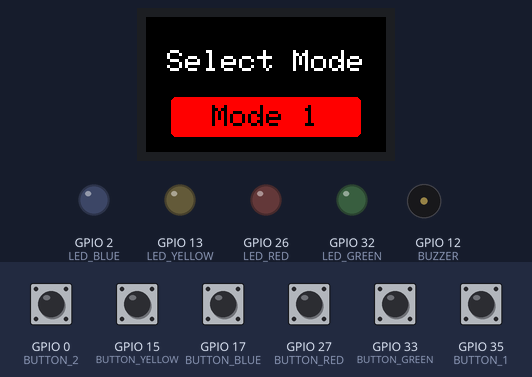
The program below on a simulated ESP32. Shown: 240×135 colour display, output pins drawn as LEDs (lit = HIGH), buzzer (waves = sounding). Dashed ring = blinking. The test bench sets the inputs (shaded band); at power-on: GPIO 0 (BUTTON_2), GPIO 15 (BUTTON_YELLOW), GPIO 17 (BUTTON_BLUE), GPIO 27 (BUTTON_RED), GPIO 33 (BUTTON_GREEN), GPIO 35 (BUTTON_1) HIGH. Random numbers use the default seed unless the program sets one; pins used as bus, display or sensor lines are not drawn; what the program prints to the serial monitor is not drawn.

Above: at 4.0 s.
4.1 s: GPIO 17 (BUTTON_BLUE) pulled LOW for 0.15 s
At 4.39 s:
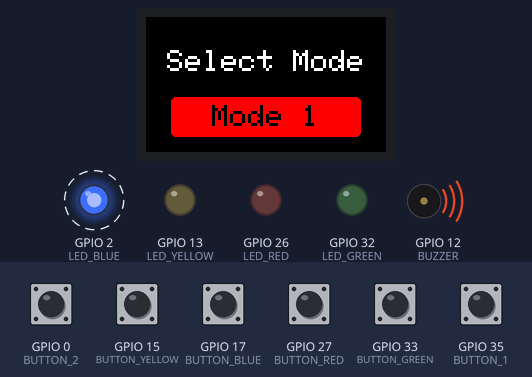
4.8 s: GPIO 15 (BUTTON_YELLOW) pulled LOW for 1 s
At 7.3 s:
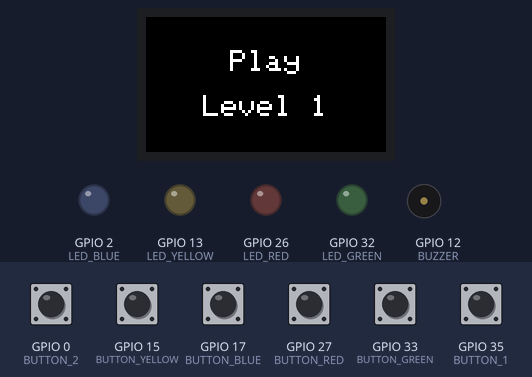
7.9 s: GPIO 27 (BUTTON_RED) pulled LOW for 0.15 s
At 9.3 s:
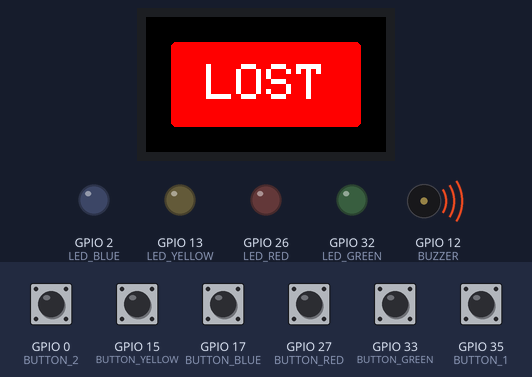
11.0 s: GPIO 33 (BUTTON_GREEN) pulled LOW for 0.15 s
At 11.16 s:
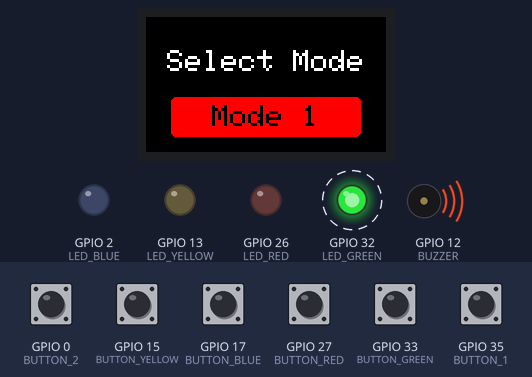
11.7 s: GPIO 15 (BUTTON_YELLOW) pulled LOW for 0.15 s
At 12.5 s:
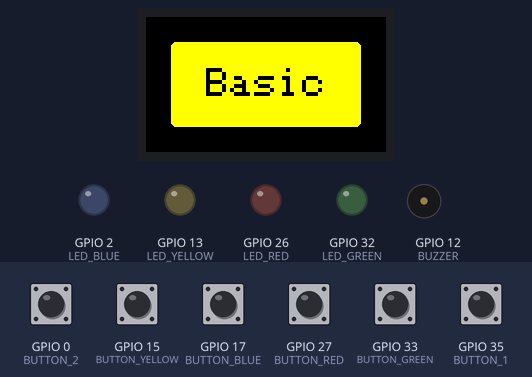
Timing chart, 0 to 13.4 s (numbered marks = the images above; inputs shaded):
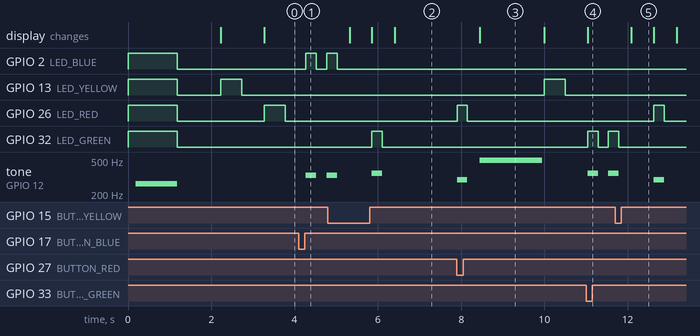

The program:

main.cpp
```cpp
#include <Arduino.h>

#include <TFT_eSPI.h>
#include <SPI.h>
#include "WiFi.h"
#include <Wire.h>
#include <Button2.h>
#include "esp_adc_cal.h"

#ifndef TFT_DISPOFF
#define TFT_DISPOFF 0x28
#endif

#ifndef TFT_SLPIN
#define TFT_SLPIN   0x10
#endif

#define ADC_EN          14
#define ADC_PIN         34
#define BUTTON_1        35
#define BUTTON_2        0

#define LED_BLUE        2
#define LED_RED         26
#define LED_YELLOW      13
#define LED_GREEN       32
#define BUZZER          12

#define BUTTON_BLUE     17
#define BUTTON_YELLOW   15
#define BUTTON_RED      27
#define BUTTON_GREEN    33

#define DO              262
#define RE              294
#define MI              330
#define FA              349
#define SOL             392
#define LA              440
#define SI              494

typedef enum {
  eModeInit,
  eModeBasic,
  eMode1,
  eMode2,
  eModeExpert
}tMode ;
tMode Mode ;

typedef enum {
  eKeyYellow ,
  eKeyRed,
  eKeyBlue,
  eKeyGreen,
  eKeyButton1,
  eKeyButton2
}tKey ;

boolean KeyPressed = false ;
tKey Key ;

TFT_eSPI tft = TFT_eSPI(135, 240); // Invoke custom library

void IRAM_ATTR isr_button1() {
  //KeyPressed = true ;
  //Key = eKeyButton1 ;
  //Serial.println("button Button 1 clicked");
}

void IRAM_ATTR isr_button2() {
  //KeyPressed = true ;
  //Key = eKeyButton2 ;
  //Serial.println("button Button 2 clicked");
}

void IRAM_ATTR isr_red() {
  KeyPressed = true ;
  Key = eKeyRed ;
  //Serial.println("button red clicked");
}

void IRAM_ATTR isr_green() {
  KeyPressed = true ;
  Key = eKeyGreen ;
  //Serial.println("button green clicked");
}

void IRAM_ATTR isr_blue() {
  KeyPressed = true ;
  Key = eKeyBlue ;
  //Serial.println("button blue clicked");
}

void IRAM_ATTR isr_yellow() {
  KeyPressed = true ;
  Key = eKeyYellow ;
  //Serial.println("button yellow clicked");
}

void done() {
	Serial.println("Done!");
}

void setup() {
  Serial.begin(115200);

  ledcSetup(0, 1000, 8);
  ledcAttachPin(BUZZER, 0);
  ledcWrite(0, 0);
  ledcWriteTone (0,0) ;

  pinMode (LED_BLUE,OUTPUT);
  pinMode (BUTTON_BLUE,INPUT_PULLUP);
  digitalWrite (LED_BLUE,1) ;
  attachInterrupt(BUTTON_BLUE, isr_blue, FALLING);

  pinMode (LED_YELLOW,OUTPUT);
  pinMode (BUTTON_YELLOW,INPUT_PULLUP);
  digitalWrite (LED_YELLOW,1) ;
  attachInterrupt(BUTTON_YELLOW, isr_yellow, FALLING);

  pinMode (LED_RED,OUTPUT);
  pinMode (BUTTON_RED,INPUT_PULLUP);
  digitalWrite (LED_RED,1) ;
  attachInterrupt(BUTTON_RED, isr_red, FALLING);

  pinMode (LED_GREEN,OUTPUT);
  pinMode (BUTTON_GREEN,INPUT_PULLUP);
  digitalWrite (LED_GREEN,1) ;
  attachInterrupt(BUTTON_GREEN, isr_green, FALLING);

  pinMode (BUTTON_1,INPUT_PULLUP);
  attachInterrupt(BUTTON_1, isr_button1, FALLING);

  pinMode (BUTTON_2,INPUT_PULLUP);
  attachInterrupt(BUTTON_2, isr_button2, FALLING);


  tft.init();
  tft.setRotation(1);
  tft.fillScreen(TFT_BLACK);
  tft.setTextSize(2);
  tft.setTextColor(TFT_WHITE);
  tft.setCursor(0, 0);
  tft.setTextDatum(MC_DATUM);
  tft.setTextSize(1);

  if (TFT_BL > 0) { // TFT_BL has been set in the TFT_eSPI library in the User Setup file TTGO_T_Display.h
        pinMode(TFT_BL, OUTPUT); // Set backlight pin to output mode
        digitalWrite(TFT_BL, TFT_BACKLIGHT_ON); // Turn backlight on. TFT_BACKLIGHT_ON has been set in the TFT_eSPI library in the User Setup file TTGO_T_Display.h
  }

  tft.setSwapBytes(true);
  tft.setTextSize(5);
  tft.drawString("SIMON",  tft.width() / 2, tft.height() / 2 );

  ledcWriteTone (0,DO) ;
  sleep (1) ;
  ledcWriteTone (0,0) ;
  Serial.println("Start");
  Serial.print ("Running on core : ") ;
  Serial.println(xPortGetCoreID());

  digitalWrite (LED_BLUE,0) ;
  digitalWrite (LED_RED,0) ;
  digitalWrite (LED_YELLOW,0) ;
  digitalWrite (LED_GREEN,0) ;
  sleep (1) ;

}

void SetLed ( int led , boolean state)
{
  if (state)
  {
    digitalWrite (led,1) ;
    switch (led)
    {
      case LED_YELLOW :  ledcWriteTone (0,DO) ; break ;
      case LED_RED    :  ledcWriteTone (0,RE) ; break ;
      case LED_BLUE   :  ledcWriteTone (0,MI) ; break ;
      case LED_GREEN  :  ledcWriteTone (0,FA) ; break ;
    }
  }
  else
  {
    ledcWriteTone (0,0) ;
    digitalWrite (led,0) ;

  }
  usleep (250000) ;
}


void ModeBasic(void)
{
  int Level = 0 ;
  String Sequence = "" ;
  boolean pass = true ;
  String  StrLevel = "" ;
  tft.fillScreen(TFT_BLACK) ;
  tft.fillRoundRect (25 , 25, tft.width()  - 50 , tft.height() - 50 , 5 , TFT_YELLOW) ;
  tft.setTextColor (TFT_BLACK) ;
  tft.setTextSize(4);
  tft.drawString("Basic",  tft.width() / 2, tft.height() /2);

  usleep (500000) ;

  do {
    Level ++ ;
    StrLevel = "Level " + String (Level) ;
    Sequence += String (random(0, 4)) ;

    tft.fillScreen(TFT_BLACK) ;
    tft.setTextColor (TFT_WHITE) ;
    tft.setTextSize(3);
    tft.drawString("Listen",  tft.width() / 2, tft.height() * 1 /3);
    tft.drawString(StrLevel,  tft.width() / 2, tft.height() * 2 /3);

    Serial.print ("(") ;
    Serial.print (Sequence.length()) ;
    Serial.print (")") ;
    Serial.println (Sequence) ;


    for ( int i = 0 ;  i < Sequence.length() ; i ++)
    {
      char dis =  Sequence.charAt (i) - '0' ;
      switch (dis) {
        case 0 :
          SetLed (LED_YELLOW, true) ;
          SetLed (LED_YELLOW, false) ;
          break ;
        case 1 :
          SetLed (LED_RED, true) ;
          SetLed (LED_RED, false) ;
          break ;
        case 2 :
          SetLed (LED_BLUE, true) ;
          SetLed (LED_BLUE, false) ;
          break ;
        case 3 :
          SetLed (LED_GREEN, true) ;
          SetLed (LED_GREEN, false) ;
          break ;
      }
    }

    tft.fillScreen(TFT_BLACK) ;
    tft.setTextColor (TFT_WHITE) ;
    tft.setTextSize(3);
    tft.drawString("Play",  tft.width() / 2, tft.height() * 1 /3);
    tft.drawString(StrLevel,  tft.width() / 2, tft.height() * 2 /3);

    for ( int i = 0 ;  (i < Sequence.length() && (pass)); i ++)
    {
      char received = -1;
      char dis =  Sequence.charAt (i) - '0' ;
      while (!KeyPressed ) {usleep (1000) ; }
      received = -1 ;
      switch (Key)
      {
        case eKeyYellow : received = 0 ; break ;
        case eKeyRed    : received = 1 ; break ;
        case eKeyBlue   : received = 2 ; break ;
        case eKeyGreen  : received = 3 ; break ;
        default : received = -1 ;
      }
      Serial.printf ("%d : %d \r\n", dis , received) ;
      switch (received)
      {
        case 0 :
          SetLed (LED_YELLOW, true) ;
          SetLed (LED_YELLOW, false) ;
          break ;
        case 1 :
          SetLed (LED_RED, true) ;
          SetLed (LED_RED, false) ;
          break ;
        case 2 :
          SetLed (LED_BLUE, true) ;
          SetLed (LED_BLUE, false) ;
          break ;
        case 3 :
          SetLed (LED_GREEN, true) ;
          SetLed (LED_GREEN, false) ;
          break ;
      }
      KeyPressed = false ;
      if ( dis != received) {
        pass = false ;
        tft.fillScreen(TFT_BLACK) ;
        tft.fillRoundRect (25 , 25, tft.width()  - 50 , tft.height() - 50 , 5 , TFT_RED );
        tft.setTextColor (TFT_WHITE) ;
        tft.setTextSize(5);
        tft.drawString("LOST",  tft.width() / 2, tft.height() /2);
        ledcWriteTone (0,SI) ;
        usleep (1500000) ;
        ledcWriteTone (0,0) ;
      }
    }
  } while (pass) ;

  Mode = eModeInit ;
}

void Mode1 (void)
{
  Mode = eModeInit ;
}

void Mode2 (void)
{
  Mode = eModeInit ;
}

void ModeExpert (void)
{
  Mode = eModeInit ;
}


void ModeSelect(void)
{
  for ( int i = 0 ; ((i < 4) && !KeyPressed) ; i++)
  {
    tft.fillScreen(TFT_BLACK) ;
    tft.setTextSize(3);
    tft.setTextColor (TFT_WHITE) ;
    tft.drawString("Select Mode",  tft.width() / 2, tft.height() / 3 );
    switch (i) {
      case 0 :
        tft.fillRoundRect (25 , (tft.height()  * 2 / 3) - 10 , tft.width() - 50 , 40 , 5 , TFT_YELLOW) ;
        tft.setTextColor (TFT_BLACK) ;
        tft.setTextSize(3);
        tft.drawString("Basic",  tft.width() / 2, (tft.height() *2 / 3) +10  );
      break ;
      case 1 :
        tft.fillRoundRect (25 , (tft.height()  * 2 / 3) - 10 , tft.width() - 50 , 40 , 5 , TFT_RED) ;
        tft.setTextColor (TFT_BLACK) ;
        tft.setTextSize(3);
        tft.drawString("Mode 1",  tft.width() / 2, (tft.height() *2 / 3) +10  );
      break ;
      case 2 :
        tft.fillRoundRect (25 , (tft.height()  * 2 / 3) - 10 , tft.width() - 50 , 40 , 5 , TFT_BLUE) ;
        tft.setTextColor (TFT_BLACK) ;
        tft.setTextSize(3);
        tft.drawString("Mode 2",  tft.width() / 2, (tft.height() *2 / 3) +10  );
      break ;
      case 3 :
        tft.fillRoundRect (25 , (tft.height()  * 2 / 3) - 10 , tft.width() - 50 , 40 , 5 , TFT_GREEN) ;
        tft.setTextColor (TFT_BLACK) ;
        tft.setTextSize(3);
        tft.drawString("Expert",  tft.width() / 2, (tft.height() *2 / 3) +10  );
      break ;
    }
      for (int j = 0 ; ((j < (i+1)) && !KeyPressed) ; j++)
      {
        int led ;
        switch (i) {
          case 0 : led = LED_YELLOW ; break;
          case 1 : led = LED_RED ; break ;
          case 2 : led = LED_BLUE ; break ;
          case 3 : led = LED_GREEN ; break ;
        }
        digitalWrite (led,1) ;
        usleep (500000);
        digitalWrite (led,0) ;
        usleep (500000);
      }
  }
  if (KeyPressed) {
    int led ;
    switch (Key) {
          case eKeyBlue   : led = LED_BLUE ; break;
          case eKeyGreen  : led = LED_GREEN ; break ;
          case eKeyYellow : led = LED_YELLOW ; break ;
          case eKeyRed    : led = LED_RED ; break ;
    }
    SetLed (led, true ) ;
    SetLed (led, false ) ;
    SetLed (led, true ) ;
    SetLed (led, false ) ;

    KeyPressed = false ;

    switch (Key) {
      case eKeyYellow : Mode = eModeBasic ; break ;
      case eKeyRed    : Mode = eMode1 ; break ;
      case eKeyBlue   : Mode = eMode2 ; break ;
      case eKeyGreen  : Mode = eModeExpert ; break ;
      default : eModeInit ;

    }
  }
}

void ManageMode(void)
{
  switch (Mode) {
    case eModeInit   : ModeSelect(); break ;
    case eModeBasic  : ModeBasic(); break ;
    case eMode1      : Mode1() ; break ;
    case eMode2      : Mode2() ; break;
    case eModeExpert : ModeExpert(); break ;
    default : Mode = eModeInit ; break ;
  }
}

void loop() {

  ManageMode ();
}
```

Measured:
- after the input at 4.1 s, GPIO 2 (LED_BLUE): LOW → HIGH after 0.17 s, → LOW 0.25 s later, → HIGH 0.25 s later; tone on GPIO 12 (BUZZER): silent → 330 Hz after 0.17 s, → silent 0.25 s later, → 330 Hz 0.25 s later
- after the input at 4.8 s, GPIO 32 (LED_GREEN): LOW → HIGH after 1.1 s, → LOW 0.25 s later
- after the input at 7.9 s, GPIO 13 (LED_YELLOW): LOW → HIGH after 2.1 s, → LOW 0.50 s later; GPIO 26 (LED_RED): LOW → HIGH at once, → LOW 0.25 s later; tone on GPIO 12 (BUZZER): silent → 294 Hz at once, → silent 0.25 s later, → 494 Hz 0.30 s later, → silent 1.5 s later; the display: changes after 0.55 s (image 3)
- after the input at 11.0 s, GPIO 32 (LED_GREEN): LOW → HIGH at once, → LOW 0.25 s later, → HIGH 0.25 s later; tone on GPIO 12 (BUZZER): silent → 349 Hz at once, → silent 0.25 s later, → 349 Hz 0.25 s later
- what the display in image 3 shows lasts 1.5 s, from 8.5 s to 10.0 s
- what the display in image 5 shows lasts 0.5 s, from 12.1 s to 12.6 s
